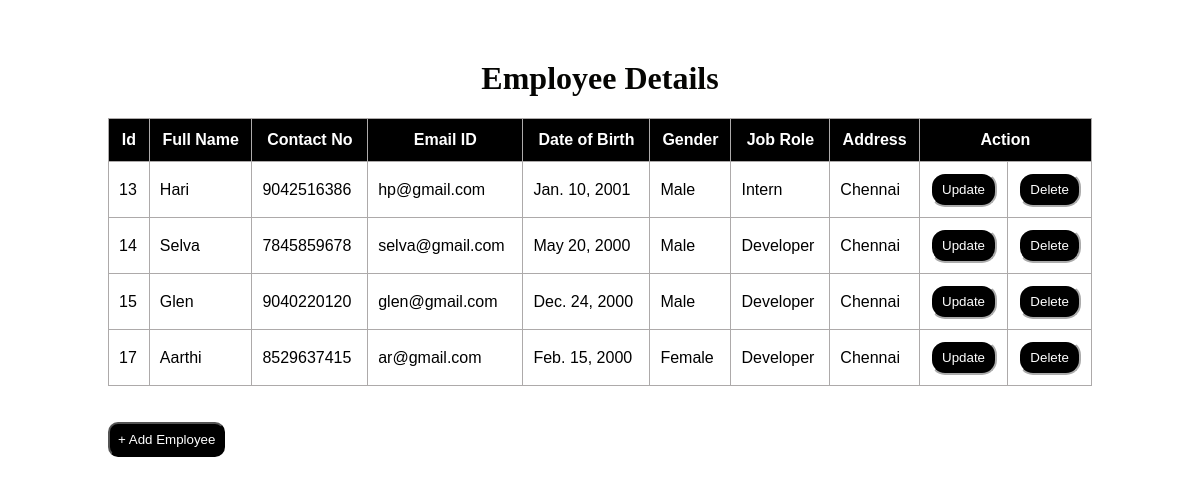
The page / on the database its author committed.
### employee/models.py (models this page shows)
class emp(models.Model):
    fullname=models.CharField(max_length=20)
    contactno=models.IntegerField()
    emailid=models.CharField(max_length=25)
    dateofbirth=models.DateField()
    gender=models.CharField(max_length=10)
    jobrole=models.CharField(max_length=25)
    address=models.CharField(max_length=100)

### employee/views.py (the view)
# urls.py: path('', views.index,name='index'),
def index(request):
    mem = emp.objects.all()
    return render(request,'index.html',{'mem':mem})

### employee/templates/index.html (shortened to what this page needs)
{% load static %}
<!DOCTYPE html>
<html lang="en">
<head>
</head>
<link rel="stylesheet" href="{% static 'style.css' %}">
<body>
    <div class="container">
        <h1>Employee Details</h1>
        <table id="customers" border="1">
            <thead id="abc">
                <th>Id</th>
                <th>Full Name</th>
                <th>Contact No</th>
                <th>Email ID</th>
                <th>Date of Birth</th>
                <th>Gender</th>
                <th>Job Role</th>
                <th>Address</th>
                <th colspan="2" id="mid">Action</th>
            </thead>
            {% for x in mem %}
            <tr>
                <td>{{x.id}}</td>
                <td>{{x.fullname}}</td>
                <td>{{x.contactno}}</td>
                <td>{{x.emailid}}</td>
                <td>{{x.dateofbirth}}</td>
                <td>{{x.gender}}</td>
                <td>{{x.jobrole}}</td>
                <td>{{x.address}}</td>
                <td>
                    <a href="update/{{x.id}}"><button id="up">Update</button></a>
                </td>
                <td>
                    <a href="delete/{{x.id}}"><button id="del">Delete</button></a>
                </td>
            </tr>
            {% endfor %}
        </table>
        <br><br>
        <a href="{% url 'add' %}"><button id="new3"> + Add Employee</button></a>
    </div>
</body>
</html>

### employee/static/style.css (style rules this page uses)
.container { padding: 0px 100px 100px 100px; margin-top: 60px; }
#customers { font-family: Arial, Helvetica, sans-serif; border-collapse: collapse; width: 100%; }
#customers td, #customers th { border: 1px solid rgb(173, 170, 170); padding: 10px; }
#customers th { padding-top: 12px; padding-bottom: 12px; text-align: center; background-color: #000000; color: white; }
#customers #mid { text-align: center; }
#customers #up { background-color: rgb(0, 0, 0); border-color: white; border-radius: 15px; padding: 8px; color: white; cursor: pointer; }
#customers #del { background-color: rgb(0, 0, 0); border-color: white; border-radius: 15px; padding: 8px; color: white; cursor: pointer; }
#customers button { width: 100%; }
h1 { color: rgb(5, 5, 3); text-align: center; margin-top: 20px; }
.container #new3 { padding: 8px; background-color: rgb(0, 0, 0); color: white; border-radius: 10px; cursor: pointer; }

### rows shown on the page
emp: id "13", fullname "Hari", contactno "9042516386", emailid "hp@gmail.com", dateofbirth "Jan. 10, 2001", gender "Male", jobrole "Intern", address "Chennai"
emp: id "14", fullname "Selva", contactno "7845859678", emailid "selva@gmail.com", dateofbirth "May 20, 2000", gender "Male", jobrole "Developer", address "Chennai"
emp: id "15", fullname "Glen", contactno "9040220120", emailid "glen@gmail.com", dateofbirth "Dec. 24, 2000", gender "Male", jobrole "Developer", address "Chennai"
emp: id "17", fullname "Aarthi", contactno "8529637415", emailid "ar@gmail.com", dateofbirth "Feb. 15, 2000", gender "Female", jobrole "Developer", address "Chennai"
